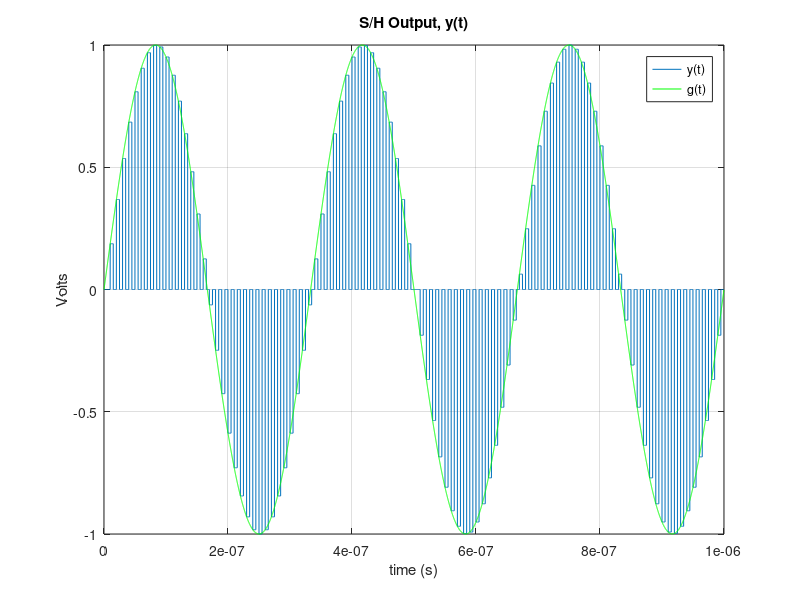
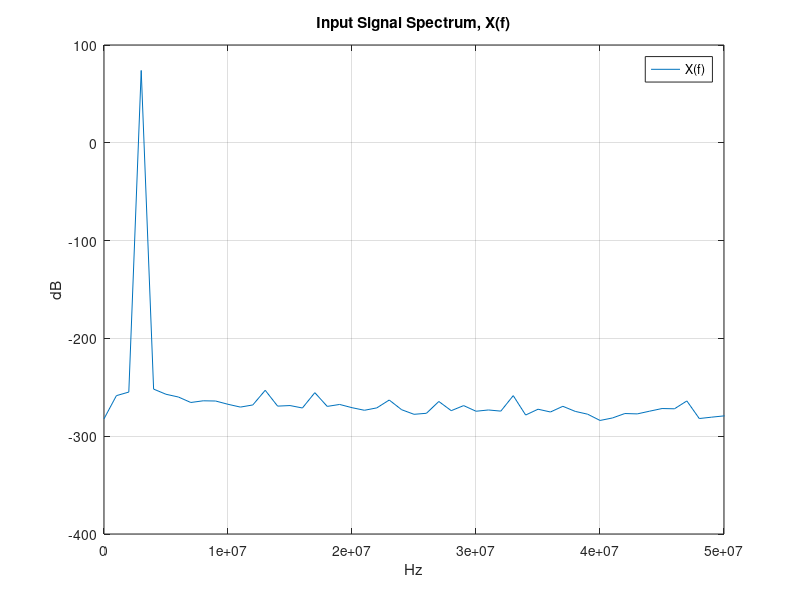
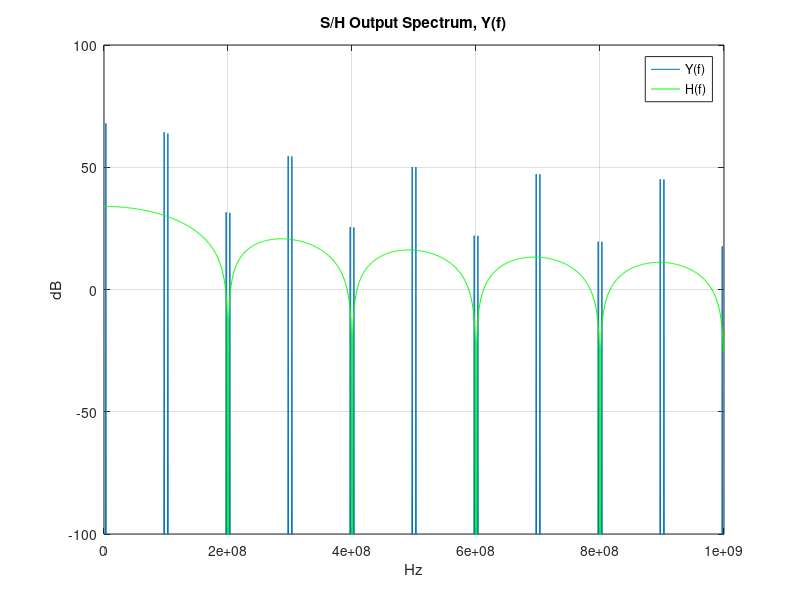

The MATLAB source for these figures, in order:

%%%%%%%%%%%%%%%%%%%%%%%%%%%%%%%%%%%%%%%%%%%%%%%%%%%%%%%%%%%%%
%  Sample and Hold Demo
%  (c) Vishal Saxena
%%%%%%%%%%%%%%%%%%%%%%%%%%%%%%%%%%%%%%%%%%%%%%%%%%%%%%%%%%%%%
clear all; close all; clc

%%%%%%%%%%%%%%%%%%%%%%%%%%%%%%%%%%%%%%%%%%%%%%%%%%%%%%%%%
% User defined parameters
%%%%%%%%%%%%%%%%%%%%%%%%%%%%%%%%%%%%%%%%%%%%%%%%%%%%%%%%%
fin = 3e6;      % 3MHz input sinusoid
Vp = 1;         % 1V amplitude
fs = 100e6;     % 100MHz sampling
Ts = 1/fs;      % Sampling Time   
T = Ts/2;       % S/H Pulse Width   
m = 10;         % Show sim for m sampling periods

%%%%%%%%%%%%%%%%%%%%%%%%%%%%%%%%%%%%%%%%%%%%%%%%%%%%%%%%%
% My calcs
%%%%%%%%%%%%%%%%%%%%%%%%%%%%%%%%%%%%%%%%%%%%%%%%%%%%%%%%%
F= fs*100;  % oversampling for discretization, 100 times of fs

delta_t = 1/F;   % dt   
max_t = 1e-6 - delta_t; % sim time = 1us
t = 0:delta_t:max_t;    % time vector

f_range = 1/delta_t;    % Frequency range    
delta_f = 1/max_t;      % df

startf = 0;
stopf = m*fs;   % Sim for 'm' sampling periods
startindex = floor(startf/delta_f)+1;   % Start freq index
stopindex = floor(stopf/delta_f)+1;     % Stop freq index

%%%%%%%%%%%%%%%%%%%%%%%%%%%%%%%%%%%%%%%%%%%%%%%%%%%%%%%%%
% Generating Sample-and-Hold operation
%%%%%%%%%%%%%%%%%%%%%%%%%%%%%%%%%%%%%%%%%%%%%%%%%%%%%%%%%

% Input signal
x = Vp*sin(2*pi*fin*t);

% Basic S/H pulse, h(t)
h = rectpuls(t, T*2);

% Repetition instances, matlab dependent parameter
d1 = 0:Ts:max_t;

% Sampling pulse stream, g(t)
g = pulstran(t,d1,h,F); 

% Repetition instances, matlab dependent parameter
d2 = [0:Ts:max_t; x(1:Ts/delta_t:max_t/delta_t)]';

% Generate sampled and held data stream, y(t)
y = pulstran(t,d2,h,F); 

%%%%%%%%%%%%%%%%%%%%%%%%%%%%%%%%%%%%%%%%%%%%%%%%%%%%%%%%%
% Time domain plots
%%%%%%%%%%%%%%%%%%%%%%%%%%%%%%%%%%%%%%%%%%%%%%%%%%%%%%%%%

figure;
plot(t, y);
hold;
plot(t, x, 'g');
grid on
title('S/H Output, y(t)');
xlabel('time (s)'), ylabel ('Volts');
legend('y(t)', 'g(t)');

%%%%%%%%%%%%%%%%%%%%%%%%%%%%%%%%%%%%%%%%%%%%%%%%%%%%%%%%%
% Frequency domain plots
%%%%%%%%%%%%%%%%%%%%%%%%%%%%%%%%%%%%%%%%%%%%%%%%%%%%%%%%%

% Calculate the FFTs. I didnt bother about the proper scaling here.
% May need fixing

X = fft(x); % Vin(f)
H = fft(h); % P(f)
Y = fft(y); % Y(f)

X_dB = 20*log10(abs(X (startindex:stopindex)));
H_dB = 20*log10(abs(H (startindex:stopindex)));
Y_dB = 20*log10(abs(Y (startindex:stopindex)));

% Define display frequency range
f = [startf : delta_f: stopf];

figure;
plot(f,X_dB);
grid on
title('Input Signal Spectrum, X(f)');
xlabel('Hz'), ylabel ('dB');
legend('X(f)'); 
xlim([0 fs/2]);

figure;
plot(f,Y_dB);
hold;
plot(f,H_dB,'g');
grid on
title('S/H Output Spectrum, Y(f)');
xlabel('Hz'), ylabel ('dB');
legend('Y(f)','H(f)');
ylim([-100 100]);

%% EOF